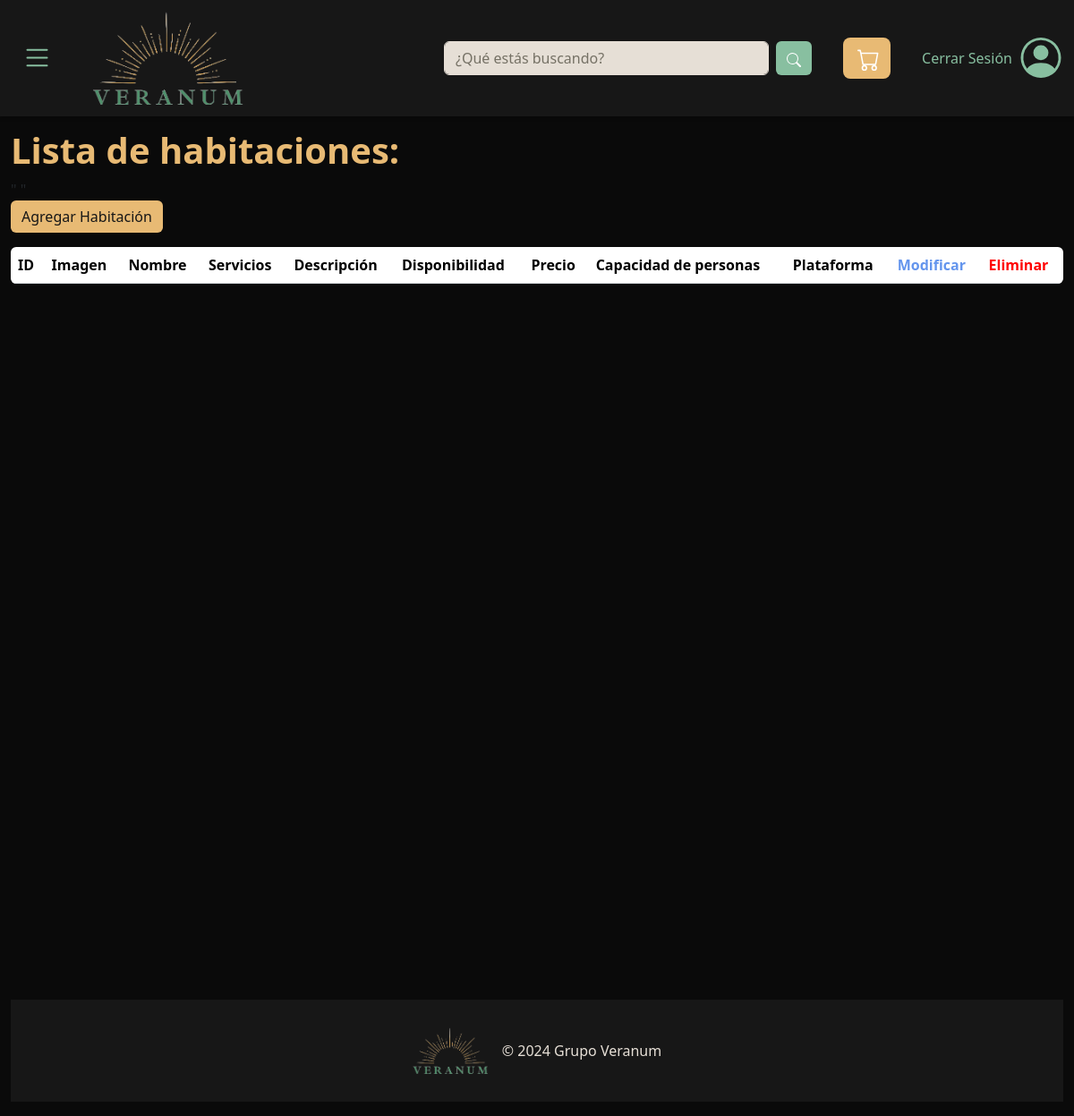
/listadoHabs (signed in), run on an earlier commit of the app's database.
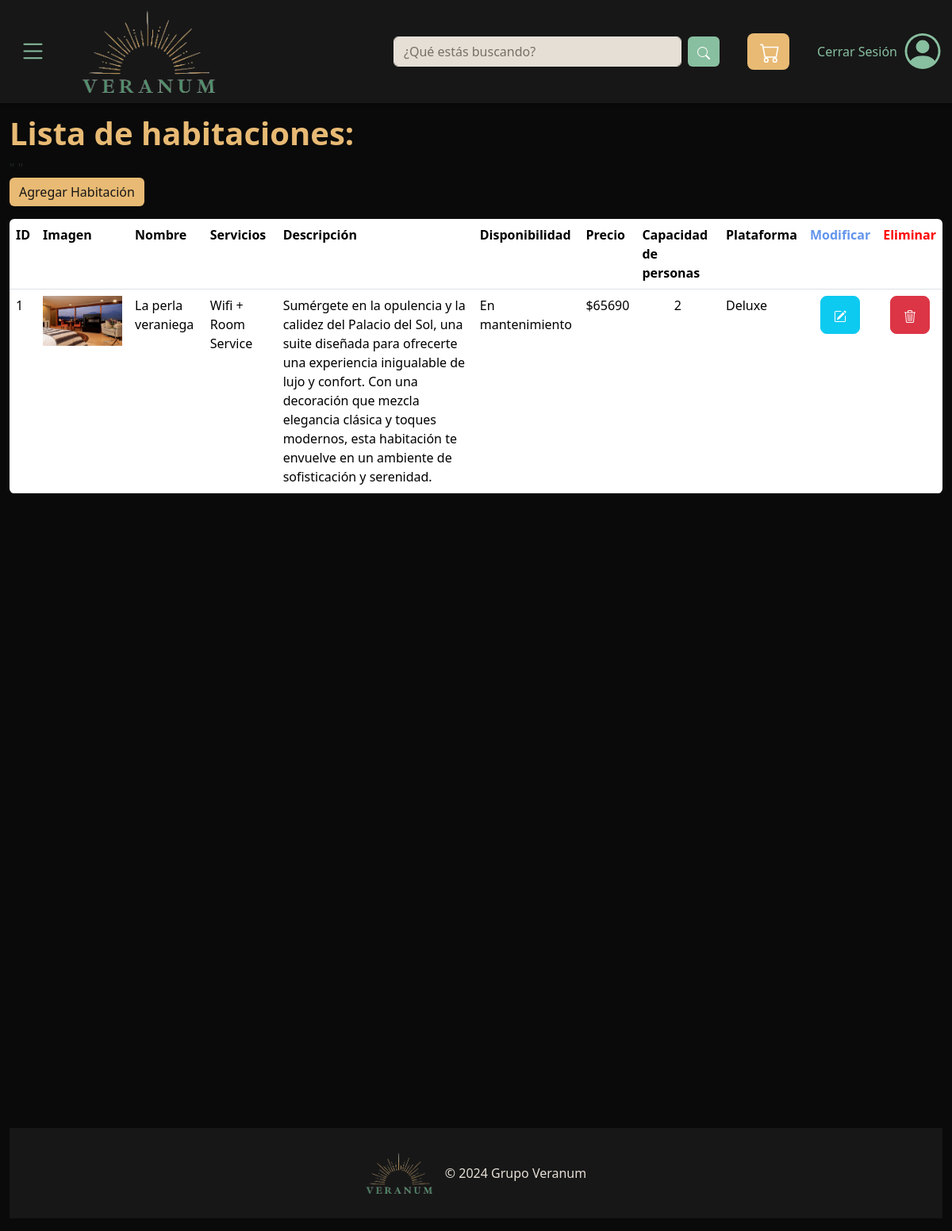
And on a later commit of the database.
### Store/models.py (models this page shows)
class Habitacion(models.Model):
    idHab         = models.AutoField(primary_key=True)
    nombre        = models.CharField(max_length=50)
    servicio      = models.ForeignKey('servicio', on_delete=models.CASCADE)
    dispHab       = models.ForeignKey('dispHab', on_delete=models.CASCADE)
    descripcion   = models.CharField(max_length=550)
    imagen        = models.ImageField(upload_to='habitaciones/imagenes')
    ytVidId       = models.CharField(max_length=11, null=True)
    precio        = models.IntegerField()
    capacidad     = models.IntegerField()
    tipoHab       = models.ForeignKey('tipoHab', on_delete=models.CASCADE)

class servicio(models.Model):
    idServ         = models.AutoField(primary_key=True)
    nombre        = models.CharField(max_length=50)

class dispHab(models.Model):
    idDisp        = models.AutoField(primary_key=True)
    nombre        = models.CharField(max_length=40)

class tipoHab(models.Model):
    idTipo        = models.IntegerField(primary_key=True)
    nombre        = models.CharField(max_length=20)

### Store/views.py (the view)
# urls.py: path('listadoHabs', views.listadoHabs, name='listadoHabs'),
@login_required
def listadoHabs(request):
    habitaciones = Habitacion.objects.all()
    tipoHabs = tipoHab.objects.all()
    context = {
    'habitaciones': habitaciones,
    'tipoHabs': tipoHabs
    }
    return render(request, 'listadoHabs.html', context)

### Store/templates/listadoHabs.html (shortened to what this page needs)
{% extends "plantilla_base.html" %}
{% block contenido %}
<h1 class="pt-5 mt-5" style="font-weight:bold; color:#E8BA74">Lista de habitaciones:</h1>
<table class="table table-resposive mb-0">
    <tr class="listado" >
        <th >ID</th>
        <th >Imagen</th>
        <th >Nombre</th>
        <th >Servicios</th>
        <th >Descripción</th>"
        <th >Disponibilidad</th>"
        <th >Precio</th>
        <th >Capacidad de personas</th>
        <th >Plataforma</th>
        <th style="color: cornflowerblue">Modificar</th>
        <th style="color:red" >Eliminar</th>
    </tr>
    {%for habitacion in habitaciones%}
        <td > {{habitacion.idHab}} </td>
        <td ><a href="{{habitacion.idHab}}"><img src="{{habitacion.imagen.url}}" alt="No disponible" style="max-width: 100px; max-height: 140px;"></a></td>
        <td >{{habitacion.nombre}}</td>
        <td >{{habitacion.servicio.nombre}}</td>
        <td >{{habitacion.descripcion}}</td>
        <td >{{habitacion.dispHab.nombre}}</td>
        <td >${{habitacion.precio}}</td>
        <td class="text-center">{{habitacion.capacidad}}</td>
        <td>{{habitacion.tipoHab.nombre}}
        </td>
        <td class="text-center"><a href="{% url 'modificarHab' idHab=habitacion.idHab %}" class="btn btn-info btn-lg">
        </a></td>
        <td class="text-center"><a href="{% url 'eliminarHab' idHab=habitacion.idHab %}" class="btn btn-danger btn-lg" style="color:white">
        </a></td>
    {%endfor%}
        <a href="{%url 'registroHab' %}"><button class="btn btnAgregar btn-success mb-3" id="btnAgregar" style="background-color: #E8BA74;border: none; color: #171717 ;">Agregar Habitación</button></a>
    <table class="table table-resposive">
        <div class="container-fluid d-flex flex-column min-vh-100">
          </div>
{%endblock%}

What changed in the data, as far as the page shows it:
added Habitacion: idHab "1", imagen (picture), nombre "La perla veraniega", servicio.nombre "Wifi + Room Service", descripcion "Sumérgete en la opulencia y la calidez del Palacio del Sol, una suite diseñada para ofrecerte una experiencia inigualable de lujo y confort. Con una decoración que mezcla elegancia clásica y toques modernos, esta habitación te envuelve en un ambiente de sofisticación y serenidad.", dispHab.nombre "En mantenimiento", precio "65690", capacidad "2", tipoHab.nombre "Deluxe"
